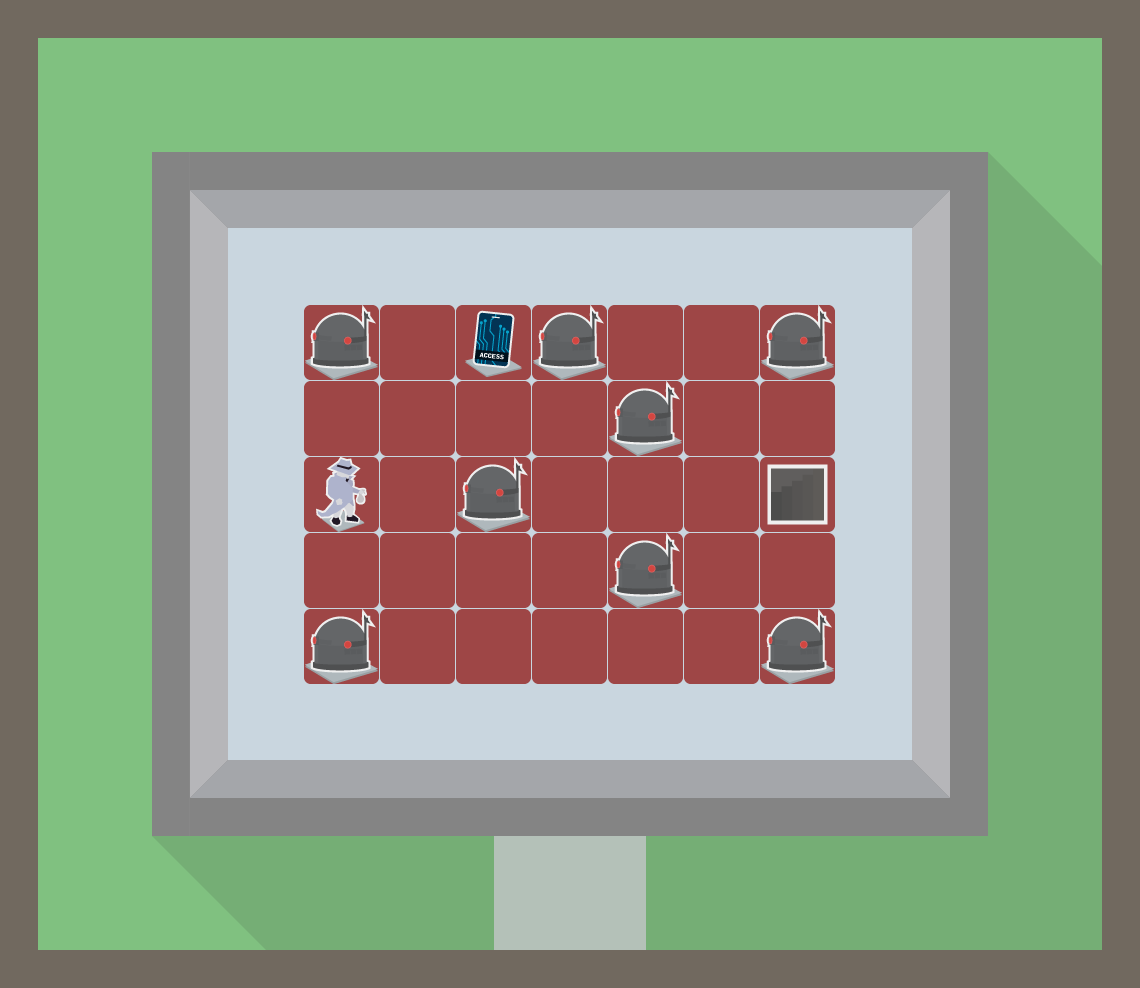

Tiled map render using the project's own tile images. Description and the whole map definition, tile-layer contents included, below:
An orthogonal 30x26 tile map with 38x38 px tiles, 3 tile layers (Background, Ground, Foreground), 2 tilesets.

<map version="1.0" tiledversion="1.1.4" orientation="orthogonal" renderorder="right-down" width="30" height="26" tilewidth="38" tileheight="38" infinite="0" nextobjectid="17">
 <tileset firstgid="1" name="tiles" tilewidth="75" tileheight="75" tilecount="12" columns="4">
  <image source="tiles.png" width="300" height="225" />
 </tileset>
 <tileset firstgid="13" name="warehouse" tilewidth="38" tileheight="38" tilecount="100" columns="10">
  <image source="tilesets/warehouse.png" width="380" height="380" />
 </tileset>
 <layer name="Background" width="30" height="26">
  <data encoding="csv">
13,13,13,13,13,13,13,13,13,13,13,13,13,13,13,13,13,13,13,13,13,13,13,13,13,13,13,13,13,13,
13,24,24,24,24,24,24,24,24,24,24,24,24,24,24,24,24,24,24,24,24,24,24,24,24,24,24,24,24,13,
13,24,24,24,24,24,24,24,24,24,24,24,24,24,24,24,24,24,24,24,24,24,24,24,24,24,24,24,24,13,
13,24,24,24,24,24,24,24,24,24,24,24,24,24,24,24,24,24,24,24,24,24,24,24,24,24,24,24,24,13,
13,24,24,24,45,35,35,35,35,35,35,35,35,35,35,35,35,35,35,35,35,35,35,35,35,35,41,27,27,13,
13,24,24,24,45,46,47,47,47,47,47,47,47,47,47,47,47,47,47,47,47,47,47,47,49,35,100,41,27,13,
13,24,24,24,45,56,57,57,57,57,57,57,57,57,57,57,57,57,57,57,57,57,57,57,56,35,100,100,41,13,
13,24,24,24,45,56,57,57,57,57,57,57,57,57,57,57,57,57,57,57,57,57,57,57,56,35,100,100,100,13,
13,24,24,24,45,56,57,57,57,57,57,57,57,57,57,57,57,57,57,57,57,57,57,57,56,35,100,100,100,13,
13,24,24,24,45,56,57,57,57,57,57,57,57,57,57,57,57,57,57,57,57,57,57,57,56,35,100,100,100,13,
13,24,24,24,45,56,57,57,57,57,57,57,57,57,57,57,57,57,57,57,57,57,57,57,56,35,100,100,100,13,
13,24,24,24,45,56,57,57,57,57,57,57,57,57,57,57,57,57,57,57,57,57,57,57,56,35,100,100,100,13,
13,24,24,24,45,56,57,57,57,57,57,57,57,57,57,57,57,57,57,57,57,57,57,57,56,35,100,100,100,13,
13,24,24,24,45,56,57,57,57,57,57,57,57,57,57,57,57,57,57,57,57,57,57,57,56,35,100,100,100,13,
13,24,24,24,45,56,57,57,57,57,57,57,57,57,57,57,57,57,57,57,57,57,57,57,56,35,100,100,100,13,
13,24,24,24,45,56,57,57,57,57,57,57,57,57,57,57,57,57,57,57,57,57,57,57,56,35,100,100,100,13,
13,24,24,24,45,56,57,57,57,57,57,57,57,57,57,57,57,57,57,57,57,57,57,57,56,35,100,100,100,13,
13,24,24,24,45,56,57,57,57,57,57,57,57,57,57,57,57,57,57,57,57,57,57,57,56,35,100,100,100,13,
13,24,24,24,45,56,57,57,57,57,57,57,57,57,57,57,57,57,57,57,57,57,57,57,56,35,100,100,100,13,
13,24,24,24,45,56,57,57,57,57,57,57,57,57,57,57,57,57,57,57,57,57,57,57,56,35,100,100,100,13,
13,24,24,24,45,76,47,47,47,47,47,47,47,47,47,47,47,47,47,47,47,47,47,47,79,35,100,100,100,13,
13,24,24,24,45,35,35,35,35,35,35,35,35,35,35,35,35,35,35,35,35,35,35,35,35,35,100,100,100,13,
13,24,27,27,95,100,100,100,100,100,100,100,100,97,97,97,97,100,100,100,100,100,100,100,100,100,100,100,100,13,
13,24,24,27,27,95,100,100,100,100,100,100,100,97,97,97,97,100,100,100,100,100,100,100,100,100,100,100,100,13,
13,24,24,24,27,27,95,100,100,100,100,100,100,97,97,97,97,100,100,100,100,100,100,100,100,100,100,100,100,13,
13,13,13,13,13,13,13,13,13,13,13,13,13,13,13,13,13,13,13,13,13,13,13,13,13,13,13,13,13,13
</data>
 </layer>
 <layer name="Ground" width="30" height="26">
  <data encoding="csv">
0,0,0,0,0,0,0,0,0,0,0,0,0,0,0,0,0,0,0,0,0,0,0,0,0,0,0,0,0,0,
0,0,0,0,0,0,0,0,0,0,0,0,0,0,0,0,0,0,0,0,0,0,0,0,0,0,0,0,0,0,
0,0,0,0,0,0,0,0,0,0,0,0,0,0,0,0,0,0,0,0,0,0,0,0,0,0,0,0,0,0,
0,0,0,0,0,0,0,0,0,0,0,0,0,0,0,0,0,0,0,0,0,0,0,0,0,0,0,0,0,0,
0,0,0,0,0,0,0,0,0,0,0,0,0,0,0,0,0,0,0,0,0,0,0,0,0,0,0,0,0,0,
0,0,0,0,0,0,0,0,0,0,0,0,0,0,0,0,0,0,0,0,0,0,0,0,0,0,0,0,0,0,
0,0,0,0,0,0,0,0,0,0,0,0,0,0,0,0,0,0,0,0,0,0,0,0,0,0,0,0,0,0,
0,0,0,0,0,0,0,0,0,0,0,0,0,0,0,0,0,0,0,0,0,0,0,0,0,0,0,0,0,0,
0,0,0,0,0,0,0,0,0,0,0,0,0,0,0,0,0,0,0,0,0,0,0,0,0,0,0,0,0,0,
0,0,0,0,0,0,0,0,6,0,6,0,6,0,6,0,6,0,6,0,6,0,0,0,0,0,0,0,0,0,
0,0,0,0,0,0,0,0,0,0,0,0,0,0,0,0,0,0,0,0,0,0,0,0,0,0,0,0,0,0,
0,0,0,0,0,0,0,0,6,0,6,0,6,0,6,0,6,0,6,0,6,0,0,0,0,0,0,0,0,0,
0,0,0,0,0,0,0,0,0,0,0,0,0,0,0,0,0,0,0,0,0,0,0,0,0,0,0,0,0,0,
0,0,0,0,0,0,0,0,6,0,6,0,6,0,6,0,6,0,6,0,6,0,0,0,0,0,0,0,0,0,
0,0,0,0,0,0,0,0,0,0,0,0,0,0,0,0,0,0,0,0,0,0,0,0,0,0,0,0,0,0,
0,0,0,0,0,0,0,0,6,0,6,0,6,0,6,0,6,0,6,0,6,0,0,0,0,0,0,0,0,0,
0,0,0,0,0,0,0,0,0,0,0,0,0,0,0,0,0,0,0,0,0,0,0,0,0,0,0,0,0,0,
0,0,0,0,0,0,0,0,6,0,6,0,6,0,6,0,6,0,6,0,6,0,0,0,0,0,0,0,0,0,
0,0,0,0,0,0,0,0,0,0,0,0,0,0,0,0,0,0,0,0,0,0,0,0,0,0,0,0,0,0,
0,0,0,0,0,0,0,0,0,0,0,0,0,0,0,0,0,0,0,0,0,0,0,0,0,0,0,0,0,0,
0,0,0,0,0,0,0,0,0,0,0,0,0,0,0,0,0,0,0,0,0,0,0,0,0,0,0,0,0,0,
0,0,0,0,0,0,0,0,0,0,0,0,0,0,0,0,0,0,0,0,0,0,0,0,0,0,0,0,0,0,
0,0,0,0,0,0,0,0,0,0,0,0,0,0,0,0,0,0,0,0,0,0,0,0,0,0,0,0,0,0,
0,0,0,0,0,0,0,0,0,0,0,0,0,0,0,0,0,0,0,0,0,0,0,0,0,0,0,0,0,0,
0,0,0,0,0,0,0,0,0,0,0,0,0,0,0,0,0,0,0,0,0,0,0,0,0,0,0,0,0,0,
0,0,0,0,0,0,0,0,0,0,0,0,0,0,0,0,0,0,0,0,0,0,0,0,0,0,0,0,0,0
</data>
 </layer>
 <layer name="Foreground" width="30" height="26">
  <data encoding="csv">
0,0,0,0,0,0,0,0,0,0,0,0,0,0,0,0,0,0,0,0,0,0,0,0,0,0,0,0,0,0,
0,0,0,0,0,0,0,0,0,0,0,0,0,0,0,0,0,0,0,0,0,0,0,0,0,0,0,0,0,0,
0,0,0,0,0,0,0,0,0,0,0,0,0,0,0,0,0,0,0,0,0,0,0,0,0,0,0,0,0,0,
0,0,0,0,0,0,0,0,0,0,0,0,0,0,0,0,0,0,0,0,0,0,0,0,0,0,0,0,0,0,
0,0,0,0,0,0,0,0,0,0,0,0,0,0,0,0,0,0,0,0,0,0,0,0,0,0,0,0,0,0,
0,0,0,0,0,0,0,0,0,0,0,0,0,0,0,0,0,0,0,0,0,0,0,0,0,0,0,0,0,0,
0,0,0,0,0,0,0,0,0,0,0,0,0,0,0,0,0,0,0,0,0,0,0,0,0,0,0,0,0,0,
0,0,0,0,0,0,0,0,0,0,0,0,0,0,0,0,0,0,0,0,0,0,0,0,0,0,0,0,0,0,
0,0,0,0,0,0,0,0,0,0,0,0,0,0,0,0,0,0,0,0,0,0,0,0,0,0,0,0,0,0,
0,0,0,0,0,0,0,0,7,0,0,0,10,0,7,0,0,0,0,0,7,0,0,0,0,0,0,0,0,0,
0,0,0,0,0,0,0,0,0,0,0,0,0,0,0,0,0,0,0,0,0,0,0,0,0,0,0,0,0,0,
0,0,0,0,0,0,0,0,0,0,0,0,0,0,0,0,7,0,0,0,0,0,0,0,0,0,0,0,0,0,
0,0,0,0,0,0,0,0,0,0,0,0,0,0,0,0,0,0,0,0,0,0,0,0,0,0,0,0,0,0,
0,0,0,0,0,0,0,0,8,0,0,0,7,0,0,0,0,0,0,0,2,0,0,0,0,0,0,0,0,0,
0,0,0,0,0,0,0,0,0,0,0,0,0,0,0,0,0,0,0,0,0,0,0,0,0,0,0,0,0,0,
0,0,0,0,0,0,0,0,0,0,0,0,0,0,0,0,7,0,0,0,0,0,0,0,0,0,0,0,0,0,
0,0,0,0,0,0,0,0,0,0,0,0,0,0,0,0,0,0,0,0,0,0,0,0,0,0,0,0,0,0,
0,0,0,0,0,0,0,0,7,0,0,0,0,0,0,0,0,0,0,0,7,0,0,0,0,0,0,0,0,0,
0,0,0,0,0,0,0,0,0,0,0,0,0,0,0,0,0,0,0,0,0,0,0,0,0,0,0,0,0,0,
0,0,0,0,0,0,0,0,0,0,0,0,0,0,0,0,0,0,0,0,0,0,0,0,0,0,0,0,0,0,
0,0,0,0,0,0,0,0,0,0,0,0,0,0,0,0,0,0,0,0,0,0,0,0,0,0,0,0,0,0,
0,0,0,0,0,0,0,0,0,0,0,0,0,0,0,0,0,0,0,0,0,0,0,0,0,0,0,0,0,0,
0,0,0,0,0,0,0,0,0,0,0,0,0,0,0,0,0,0,0,0,0,0,0,0,0,0,0,0,0,0,
0,0,0,0,0,0,0,0,0,0,0,0,0,0,0,0,0,0,0,0,0,0,0,0,0,0,0,0,0,0,
0,0,0,0,0,0,0,0,0,0,0,0,0,0,0,0,0,0,0,0,0,0,0,0,0,0,0,0,0,0,
0,0,0,0,0,0,0,0,0,0,0,0,0,0,0,0,0,0,0,0,0,0,0,0,0,0,0,0,0,0
</data>
 </layer>
</map>
